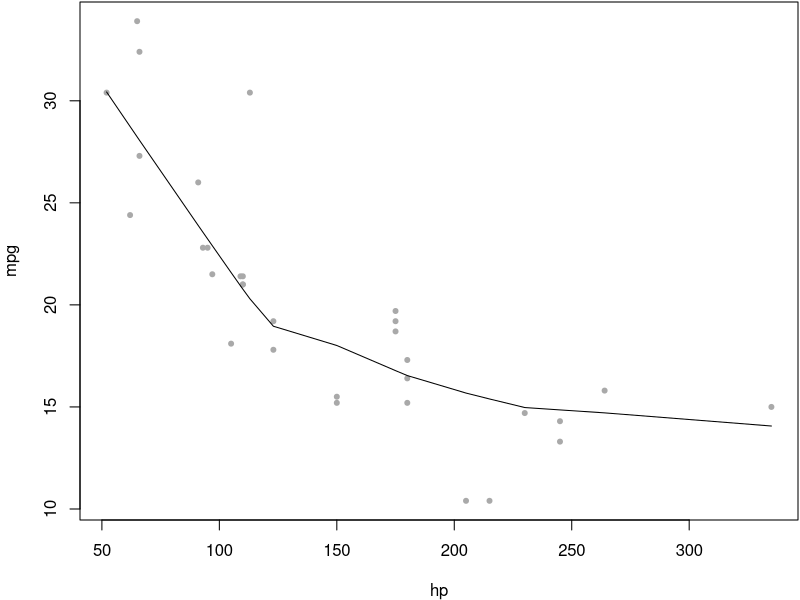

Source code (R):
## ---- chunk 1
# set global chunk options: images will be 7x5 inches
knitr::opts_chunk$set(fig.width=7, fig.height=5)
options(digits = 4)
## ---- chunk 2
x <- 1+1 # a simple calculator
set.seed(123)
rnorm(5)  # boring random numbers
## ---- chunk 3
par(mar = c(4, 4, .1, .1))
with(mtcars, {
  plot(mpg~hp, pch=20, col='darkgray')
  lines(lowess(hp, mpg))
})
## ---- chunk 4
    pi * x^2
